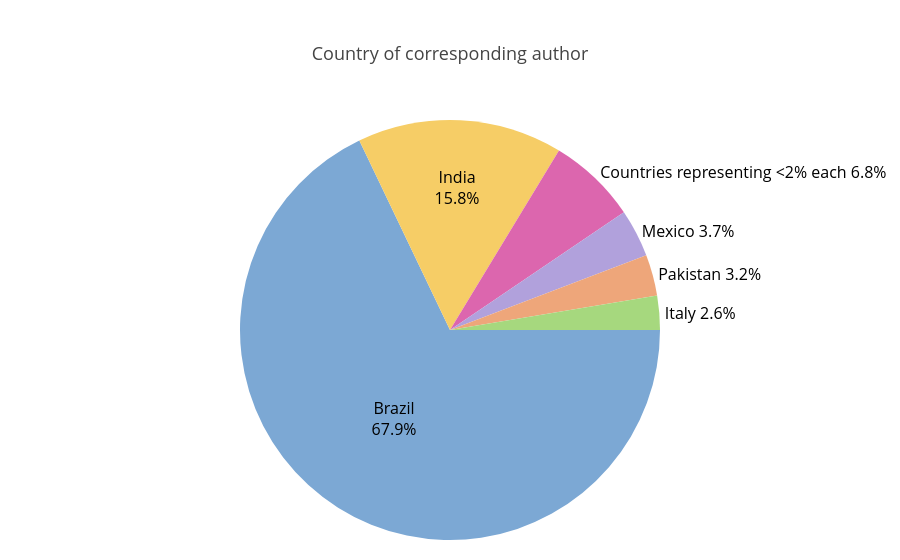

Notebook source saved alongside this figure:
### Markdown cell above
## Country of Corresponding Author

### Code cell
# Title: Corresponding Author Country Distribution (Pie Chart)
# Description: Cleans and standardizes country names, groups countries contributing <2% of studies into a single "Countries representing <2% each" category, 
#              calculates percentages, renders a Plotly pie chart with adaptive label placement (inside/outside), and saves the figure as 'country_pie.png'.

# Warn about empty country fields (NaN or empty string = data issue)
for idx, row in df_all.iterrows():
    if pd.isna(row['Country of corresponding author']) or str(row['Country of corresponding author']).strip() == '':
        print(f"  RAWDATA CLEANUP NEEDED: Covidence #{row['Covidence #']} has empty country field")

# Prepare and normalize data
# TODO-RAWDATA: 'Parkistan' typo and 'Great Britain ' trailing space will be fixed in final data
country_series = (
    df_all['Country of corresponding author']
    .dropna()
    .astype(str)
    .str.strip()
    .replace({'N/A': 'Unknown', 'Parkistan': 'Pakistan'})
)

# Initial counts to determine <2% threshold
initial_counts = country_series.value_counts()
initial_total = int(initial_counts.sum())

# Group all countries contributing <2% into "Other"
threshold_pct = 2.0
to_other = initial_counts[(initial_counts / initial_total) * 100 < threshold_pct].index
country_series_grouped = country_series.replace({k: 'Countries representing <2% each' for k in to_other})

# Final counts/labels/values after grouping
country_counts = country_series_grouped.value_counts()
labels = country_counts.index.tolist()
values = country_counts.values.tolist()

# Compute percentages and set label positions
total = int(sum(values))
percentages = [(v / total) * 100 if total else 0 for v in values]
percentages_cutoff = 10
text_positions = ['outside' if p < percentages_cutoff else 'inside' for p in percentages]
custom_text = [
    f"{label}<br>{percent:.1f}%" if position == 'inside'
    else f"{label} {percent:.1f}%"
    for label, percent, position in zip(labels, percentages, text_positions)
]

# Build pie chart (Plotly shows leader lines automatically for outside labels)
country_pie = go.Figure(
    data=[
        go.Pie(
            labels=labels,
            values=values,
            text=custom_text,
            textinfo='text',
            textposition=text_positions,
            insidetextorientation='horizontal',
            sort=False,
            direction='clockwise',
            rotation=90,
        )
    ]
)

country_pie.update_traces(
    textfont=dict(size=PLOTLY_TEXT_FS, color='black'),
    insidetextfont=dict(color='black'),
)

textfont = dict(size=PLOTLY_TEXT_FS, color='black'),
country_pie.update_layout(
    title='Country of corresponding author',
    showlegend=False,
    margin=dict(t=120, b=20, l=20, r=20)
)

country_pie.show()  #Plotly figures are data objects when created, call .show() to display them

#Save the figure as a PNG file. Note: matplotlib uses .figure.savefig(), plotly uses .write_image().
country_pie.write_image('country_pie.png', width=800, height=600, scale=2)

### Figure 1 — Plotly figure (JSON) as saved in the notebook; plotly's stock layout.template omitted (floating-point values rounded to 4 significant figures)
{"data": [{"direction": "clockwise", "insidetextorientation": "horizontal", "labels": ["Brazil", "India", "Countries representing <2% each", "Mexico", "Pakistan", "Italy"], "rotation": 90, "sort": false, "text": ["Brazil<br>67.9%", "India<br>15.8%", "Countries representing <2% each 6.8%", "Mexico 3.7%", "Pakistan 3.2%", "Italy 2.6%"], "textinfo": "text", "textposition": ["inside", "inside", "outside", "outside", "outside", "outside"], "values": [129, 30, 13, 7, 6, 5], "type": "pie", "textfont": {"color": "black", "size": 16}, "insidetextfont": {"color": "black"}}], "layout": {"margin": {"t": 120, "b": 20, "l": 20, "r": 20}, "title": {"text": "Country of corresponding author"}, "showlegend": false}}
